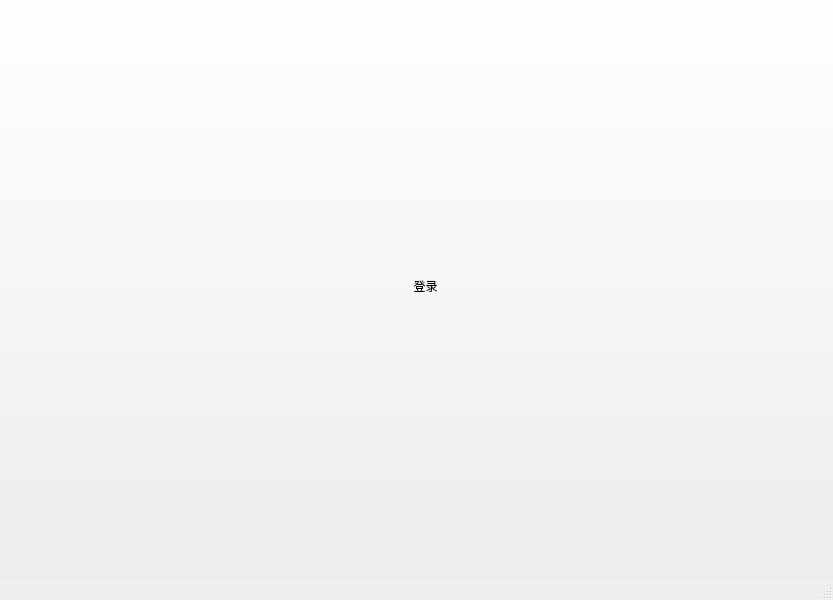
<?xml version="1.0" encoding="UTF-8"?>
<ui version="4.0">
 <class>Explorer</class>
 <widget class="QMainWindow" name="Explorer">
  <property name="geometry">
   <rect>
    <x>0</x>
    <y>0</y>
    <width>833</width>
    <height>600</height>
   </rect>
  </property>
  <property name="windowTitle">
   <string>Explorer</string>
  </property>
  <widget class="QWidget" name="centralwidget">
   <widget class="QLabel" name="label">
    <property name="geometry">
     <rect>
      <x>0</x>
      <y>0</y>
      <width>431</width>
      <height>31</height>
     </rect>
    </property>
    <property name="text">
     <string>WARNING:UBJANG Confidential 任何未经授权的批漏都将导致严重的法律追责。</string>
    </property>
   </widget>
   <widget class="QLabel" name="label_2">
    <property name="geometry">
     <rect>
      <x>430</x>
      <y>0</y>
      <width>241</width>
      <height>31</height>
     </rect>
    </property>
    <property name="text">
     <string>Noname Game:Build O1c Milestone 1 Build</string>
    </property>
   </widget>
   <widget class="QLabel" name="label_3">
    <property name="geometry">
     <rect>
      <x>0</x>
      <y>30</y>
      <width>301</width>
      <height>16</height>
     </rect>
    </property>
    <property name="text">
     <string>仅供用于测试 Flosoft (R) 2020-2021</string>
    </property>
   </widget>
   <widget class="QPushButton" name="pushButton">
    <property name="geometry">
     <rect>
      <x>0</x>
      <y>50</y>
      <width>75</width>
      <height>23</height>
     </rect>
    </property>
    <property name="text">
     <string>显示</string>
    </property>
   </widget>
   <widget class="QPushButton" name="pushButton_2">
    <property name="geometry">
     <rect>
      <x>80</x>
      <y>50</y>
      <width>75</width>
      <height>23</height>
     </rect>
    </property>
    <property name="text">
     <string>隐藏</string>
    </property>
   </widget>
   <widget class="QCommandLinkButton" name="commandLinkButton">
    <property name="geometry">
     <rect>
      <x>10</x>
      <y>80</y>
      <width>172</width>
      <height>41</height>
     </rect>
    </property>
    <property name="text">
     <string>邮件</string>
    </property>
   </widget>
   <widget class="QLabel" name="label_4">
    <property name="geometry">
     <rect>
      <x>150</x>
      <y>160</y>
      <width>31</width>
      <height>16</height>
     </rect>
    </property>
    <property name="text">
     <string>邮件</string>
    </property>
   </widget>
   <widget class="QLabel" name="label_5">
    <property name="geometry">
     <rect>
      <x>270</x>
      <y>180</y>
      <width>111</width>
      <height>16</height>
     </rect>
    </property>
    <property name="text">
     <string>您想执行什么操作？</string>
    </property>
   </widget>
   <widget class="QCommandLinkButton" name="commandLinkButton_2">
    <property name="geometry">
     <rect>
      <x>161</x>
      <y>230</y>
      <width>171</width>
      <height>41</height>
     </rect>
    </property>
    <property name="cursor">
     <cursorShape>ForbiddenCursor</cursorShape>
    </property>
    <property name="text">
     <string>建新邮件</string>
    </property>
   </widget>
   <widget class="QCommandLinkButton" name="commandLinkButton_3">
    <property name="geometry">
     <rect>
      <x>160</x>
      <y>310</y>
      <width>172</width>
      <height>41</height>
     </rect>
    </property>
    <property name="cursor">
     <cursorShape>ArrowCursor</cursorShape>
    </property>
    <property name="text">
     <string>收件箱</string>
    </property>
   </widget>
   <widget class="QPushButton" name="pushButton_3">
    <property name="geometry">
     <rect>
      <x>760</x>
      <y>130</y>
      <width>75</width>
      <height>23</height>
     </rect>
    </property>
    <property name="text">
     <string>关闭邮件</string>
    </property>
   </widget>
   <widget class="QPushButton" name="pushButton_4">
    <property name="geometry">
     <rect>
      <x>340</x>
      <y>240</y>
      <width>75</width>
      <height>23</height>
     </rect>
    </property>
    <property name="text">
     <string>Hi!</string>
    </property>
   </widget>
   <widget class="QPushButton" name="pushButton_5">
    <property name="geometry">
     <rect>
      <x>760</x>
      <y>530</y>
      <width>75</width>
      <height>23</height>
     </rect>
    </property>
    <property name="text">
     <string>关于</string>
    </property>
   </widget>
   <widget class="QLabel" name="label_6">
    <property name="geometry">
     <rect>
      <x>560</x>
      <y>480</y>
      <width>261</width>
      <height>31</height>
     </rect>
    </property>
    <property name="text">
     <string>Operating System/3 1.0 Build 58s:运行于PS/3</string>
    </property>
   </widget>
   <widget class="QPushButton" name="pushButton_6">
    <property name="geometry">
     <rect>
      <x>590</x>
      <y>460</y>
      <width>75</width>
      <height>23</height>
     </rect>
    </property>
    <property name="text">
     <string>关闭</string>
    </property>
   </widget>
   <widget class="QPushButton" name="pushButton_7">
    <property name="geometry">
     <rect>
      <x>340</x>
      <y>290</y>
      <width>75</width>
      <height>23</height>
     </rect>
    </property>
    <property name="cursor">
     <cursorShape>ForbiddenCursor</cursorShape>
    </property>
    <property name="text">
     <string>Other</string>
    </property>
   </widget>
   <widget class="QPushButton" name="pushButton_8">
    <property name="geometry">
     <rect>
      <x>340</x>
      <y>510</y>
      <width>75</width>
      <height>23</height>
     </rect>
    </property>
    <property name="text">
     <string>返回</string>
    </property>
   </widget>
   <widget class="QLabel" name="label_7">
    <property name="geometry">
     <rect>
      <x>560</x>
      <y>510</y>
      <width>231</width>
      <height>16</height>
     </rect>
    </property>
    <property name="text">
     <string>PS/3的Power PC/2架构由Dr.zhang授权</string>
    </property>
   </widget>
   <widget class="QLabel" name="label_8">
    <property name="geometry">
     <rect>
      <x>460</x>
      <y>210</y>
      <width>201</width>
      <height>16</height>
     </rect>
    </property>
    <property name="text">
     <string>Form:Dr.zhan         To Dr.Mu</string>
    </property>
   </widget>
   <widget class="QLabel" name="label_9">
    <property name="geometry">
     <rect>
      <x>460</x>
      <y>240</y>
      <width>81</width>
      <height>16</height>
     </rect>
    </property>
    <property name="text">
     <string>EADXB@qq.com</string>
    </property>
   </widget>
   <widget class="QTextEdit" name="textEdit">
    <property name="geometry">
     <rect>
      <x>460</x>
      <y>260</y>
      <width>261</width>
      <height>71</height>
     </rect>
    </property>
    <property name="html">
     <string>&lt;!DOCTYPE HTML PUBLIC &quot;-//W3C//DTD HTML 4.0//EN&quot; &quot;http://www.w3.org/TR/REC-html40/strict.dtd&quot;&gt;
&lt;html&gt;&lt;head&gt;&lt;meta name=&quot;qrichtext&quot; content=&quot;1&quot; /&gt;&lt;style type=&quot;text/css&quot;&gt;
p, li { white-space: pre-wrap; }
&lt;/style&gt;&lt;/head&gt;&lt;body style=&quot; font-family:'SimSun'; font-size:9pt; font-weight:400; font-style:normal;&quot;&gt;
&lt;p style=&quot; margin-top:0px; margin-bottom:0px; margin-left:0px; margin-right:0px; -qt-block-indent:0; text-indent:0px;&quot;&gt;Hi,Power PC/2架构14纳米CPU的板子已经通过了测试，十分的稳定，但依然无法投入量产，因为废片率高的吓人（10分之6），我目前在改进光刻机的工艺。能这样已经很好了。&lt;/p&gt;&lt;/body&gt;&lt;/html&gt;</string>
    </property>
   </widget>
   <widget class="QLabel" name="label_10">
    <property name="geometry">
     <rect>
      <x>690</x>
      <y>340</y>
      <width>81</width>
      <height>16</height>
     </rect>
    </property>
    <property name="text">
     <string>Dr zhan</string>
    </property>
   </widget>
   <widget class="QPushButton" name="pushButton_9">
    <property name="geometry">
     <rect>
      <x>460</x>
      <y>380</y>
      <width>75</width>
      <height>23</height>
     </rect>
    </property>
    <property name="text">
     <string>返回</string>
    </property>
   </widget>
   <widget class="QPushButton" name="pushButton_10">
    <property name="geometry">
     <rect>
      <x>-10</x>
      <y>-10</y>
      <width>871</width>
      <height>591</height>
     </rect>
    </property>
    <property name="cursor">
     <cursorShape>ArrowCursor</cursorShape>
    </property>
    <property name="text">
     <string>登录</string>
    </property>
   </widget>
  </widget>
  <widget class="QMenuBar" name="menubar">
   <property name="geometry">
    <rect>
     <x>0</x>
     <y>0</y>
     <width>833</width>
     <height>23</height>
    </rect>
   </property>
  </widget>
  <widget class="QStatusBar" name="statusbar"/>
 </widget>
 <resources/>
 <connections>
  <connection>
   <sender>pushButton</sender>
   <signal>clicked()</signal>
   <receiver>label</receiver>
   <slot>show()</slot>
   <hints>
    <hint type="sourcelabel">
     <x>45</x>
     <y>80</y>
    </hint>
    <hint type="destinationlabel">
     <x>33</x>
     <y>42</y>
    </hint>
   </hints>
  </connection>
  <connection>
   <sender>pushButton</sender>
   <signal>clicked()</signal>
   <receiver>label_3</receiver>
   <slot>show()</slot>
   <hints>
    <hint type="sourcelabel">
     <x>57</x>
     <y>86</y>
    </hint>
    <hint type="destinationlabel">
     <x>203</x>
     <y>60</y>
    </hint>
   </hints>
  </connection>
  <connection>
   <sender>pushButton</sender>
   <signal>clicked()</signal>
   <receiver>label_2</receiver>
   <slot>show()</slot>
   <hints>
    <hint type="sourcelabel">
     <x>44</x>
     <y>84</y>
    </hint>
    <hint type="destinationlabel">
     <x>580</x>
     <y>41</y>
    </hint>
   </hints>
  </connection>
  <connection>
   <sender>pushButton_2</sender>
   <signal>clicked()</signal>
   <receiver>label</receiver>
   <slot>hide()</slot>
   <hints>
    <hint type="sourcelabel">
     <x>109</x>
     <y>90</y>
    </hint>
    <hint type="destinationlabel">
     <x>375</x>
     <y>34</y>
    </hint>
   </hints>
  </connection>
  <connection>
   <sender>pushButton_2</sender>
   <signal>clicked()</signal>
   <receiver>label_3</receiver>
   <slot>hide()</slot>
   <hints>
    <hint type="sourcelabel">
     <x>132</x>
     <y>89</y>
    </hint>
    <hint type="destinationlabel">
     <x>269</x>
     <y>58</y>
    </hint>
   </hints>
  </connection>
  <connection>
   <sender>pushButton_2</sender>
   <signal>clicked()</signal>
   <receiver>label_2</receiver>
   <slot>hide()</slot>
   <hints>
    <hint type="sourcelabel">
     <x>89</x>
     <y>83</y>
    </hint>
    <hint type="destinationlabel">
     <x>573</x>
     <y>34</y>
    </hint>
   </hints>
  </connection>
  <connection>
   <sender>commandLinkButton</sender>
   <signal>clicked()</signal>
   <receiver>label_4</receiver>
   <slot>show()</slot>
   <hints>
    <hint type="sourcelabel">
     <x>57</x>
     <y>124</y>
    </hint>
    <hint type="destinationlabel">
     <x>161</x>
     <y>192</y>
    </hint>
   </hints>
  </connection>
  <connection>
   <sender>commandLinkButton</sender>
   <signal>clicked()</signal>
   <receiver>label_5</receiver>
   <slot>show()</slot>
   <hints>
    <hint type="sourcelabel">
     <x>133</x>
     <y>114</y>
    </hint>
    <hint type="destinationlabel">
     <x>325</x>
     <y>211</y>
    </hint>
   </hints>
  </connection>
  <connection>
   <sender>commandLinkButton</sender>
   <signal>clicked()</signal>
   <receiver>commandLinkButton_2</receiver>
   <slot>show()</slot>
   <hints>
    <hint type="sourcelabel">
     <x>43</x>
     <y>119</y>
    </hint>
    <hint type="destinationlabel">
     <x>185</x>
     <y>268</y>
    </hint>
   </hints>
  </connection>
  <connection>
   <sender>commandLinkButton</sender>
   <signal>clicked()</signal>
   <receiver>commandLinkButton_3</receiver>
   <slot>show()</slot>
   <hints>
    <hint type="sourcelabel">
     <x>89</x>
     <y>128</y>
    </hint>
    <hint type="destinationlabel">
     <x>181</x>
     <y>350</y>
    </hint>
   </hints>
  </connection>
  <connection>
   <sender>pushButton_3</sender>
   <signal>clicked()</signal>
   <receiver>label_5</receiver>
   <slot>hide()</slot>
   <hints>
    <hint type="sourcelabel">
     <x>786</x>
     <y>157</y>
    </hint>
    <hint type="destinationlabel">
     <x>314</x>
     <y>213</y>
    </hint>
   </hints>
  </connection>
  <connection>
   <sender>pushButton_3</sender>
   <signal>clicked()</signal>
   <receiver>label_4</receiver>
   <slot>hide()</slot>
   <hints>
    <hint type="sourcelabel">
     <x>763</x>
     <y>162</y>
    </hint>
    <hint type="destinationlabel">
     <x>162</x>
     <y>189</y>
    </hint>
   </hints>
  </connection>
  <connection>
   <sender>pushButton_3</sender>
   <signal>clicked()</signal>
   <receiver>commandLinkButton_2</receiver>
   <slot>hide()</slot>
   <hints>
    <hint type="sourcelabel">
     <x>770</x>
     <y>171</y>
    </hint>
    <hint type="destinationlabel">
     <x>225</x>
     <y>266</y>
    </hint>
   </hints>
  </connection>
  <connection>
   <sender>pushButton_3</sender>
   <signal>clicked()</signal>
   <receiver>commandLinkButton_3</receiver>
   <slot>hide()</slot>
   <hints>
    <hint type="sourcelabel">
     <x>821</x>
     <y>159</y>
    </hint>
    <hint type="destinationlabel">
     <x>226</x>
     <y>339</y>
    </hint>
   </hints>
  </connection>
  <connection>
   <sender>commandLinkButton</sender>
   <signal>clicked()</signal>
   <receiver>pushButton_3</receiver>
   <slot>show()</slot>
   <hints>
    <hint type="sourcelabel">
     <x>108</x>
     <y>131</y>
    </hint>
    <hint type="destinationlabel">
     <x>800</x>
     <y>165</y>
    </hint>
   </hints>
  </connection>
  <connection>
   <sender>pushButton_3</sender>
   <signal>clicked()</signal>
   <receiver>pushButton_3</receiver>
   <slot>hide()</slot>
   <hints>
    <hint type="sourcelabel">
     <x>810</x>
     <y>170</y>
    </hint>
    <hint type="destinationlabel">
     <x>783</x>
     <y>173</y>
    </hint>
   </hints>
  </connection>
  <connection>
   <sender>pushButton_6</sender>
   <signal>clicked()</signal>
   <receiver>label_6</receiver>
   <slot>hide()</slot>
   <hints>
    <hint type="sourcelabel">
     <x>625</x>
     <y>491</y>
    </hint>
    <hint type="destinationlabel">
     <x>756</x>
     <y>519</y>
    </hint>
   </hints>
  </connection>
  <connection>
   <sender>pushButton_6</sender>
   <signal>clicked()</signal>
   <receiver>pushButton_6</receiver>
   <slot>hide()</slot>
   <hints>
    <hint type="sourcelabel">
     <x>654</x>
     <y>487</y>
    </hint>
    <hint type="destinationlabel">
     <x>606</x>
     <y>485</y>
    </hint>
   </hints>
  </connection>
  <connection>
   <sender>commandLinkButton_3</sender>
   <signal>clicked()</signal>
   <receiver>pushButton_4</receiver>
   <slot>show()</slot>
   <hints>
    <hint type="sourcelabel">
     <x>272</x>
     <y>353</y>
    </hint>
    <hint type="destinationlabel">
     <x>368</x>
     <y>280</y>
    </hint>
   </hints>
  </connection>
  <connection>
   <sender>commandLinkButton_3</sender>
   <signal>clicked()</signal>
   <receiver>pushButton_7</receiver>
   <slot>show()</slot>
   <hints>
    <hint type="sourcelabel">
     <x>278</x>
     <y>354</y>
    </hint>
    <hint type="destinationlabel">
     <x>388</x>
     <y>328</y>
    </hint>
   </hints>
  </connection>
  <connection>
   <sender>pushButton_8</sender>
   <signal>clicked()</signal>
   <receiver>pushButton_7</receiver>
   <slot>hide()</slot>
   <hints>
    <hint type="sourcelabel">
     <x>392</x>
     <y>533</y>
    </hint>
    <hint type="destinationlabel">
     <x>392</x>
     <y>330</y>
    </hint>
   </hints>
  </connection>
  <connection>
   <sender>pushButton_8</sender>
   <signal>clicked()</signal>
   <receiver>pushButton_4</receiver>
   <slot>hide()</slot>
   <hints>
    <hint type="sourcelabel">
     <x>358</x>
     <y>542</y>
    </hint>
    <hint type="destinationlabel">
     <x>382</x>
     <y>267</y>
    </hint>
   </hints>
  </connection>
  <connection>
   <sender>pushButton_6</sender>
   <signal>clicked()</signal>
   <receiver>label_7</receiver>
   <slot>hide()</slot>
   <hints>
    <hint type="sourcelabel">
     <x>595</x>
     <y>494</y>
    </hint>
    <hint type="destinationlabel">
     <x>584</x>
     <y>544</y>
    </hint>
   </hints>
  </connection>
  <connection>
   <sender>pushButton_5</sender>
   <signal>clicked()</signal>
   <receiver>label_7</receiver>
   <slot>show()</slot>
   <hints>
    <hint type="sourcelabel">
     <x>813</x>
     <y>558</y>
    </hint>
    <hint type="destinationlabel">
     <x>653</x>
     <y>548</y>
    </hint>
   </hints>
  </connection>
  <connection>
   <sender>pushButton_5</sender>
   <signal>clicked()</signal>
   <receiver>label_6</receiver>
   <slot>show()</slot>
   <hints>
    <hint type="sourcelabel">
     <x>774</x>
     <y>560</y>
    </hint>
    <hint type="destinationlabel">
     <x>717</x>
     <y>515</y>
    </hint>
   </hints>
  </connection>
  <connection>
   <sender>pushButton_8</sender>
   <signal>clicked()</signal>
   <receiver>pushButton_8</receiver>
   <slot>hide()</slot>
   <hints>
    <hint type="sourcelabel">
     <x>397</x>
     <y>543</y>
    </hint>
    <hint type="destinationlabel">
     <x>363</x>
     <y>541</y>
    </hint>
   </hints>
  </connection>
  <connection>
   <sender>commandLinkButton_3</sender>
   <signal>clicked()</signal>
   <receiver>pushButton_8</receiver>
   <slot>show()</slot>
   <hints>
    <hint type="sourcelabel">
     <x>257</x>
     <y>354</y>
    </hint>
    <hint type="destinationlabel">
     <x>356</x>
     <y>539</y>
    </hint>
   </hints>
  </connection>
  <connection>
   <sender>pushButton_5</sender>
   <signal>clicked()</signal>
   <receiver>pushButton_6</receiver>
   <slot>show()</slot>
   <hints>
    <hint type="sourcelabel">
     <x>774</x>
     <y>564</y>
    </hint>
    <hint type="destinationlabel">
     <x>636</x>
     <y>498</y>
    </hint>
   </hints>
  </connection>
  <connection>
   <sender>pushButton_3</sender>
   <signal>clicked()</signal>
   <receiver>pushButton_4</receiver>
   <slot>hide()</slot>
   <hints>
    <hint type="sourcelabel">
     <x>826</x>
     <y>162</y>
    </hint>
    <hint type="destinationlabel">
     <x>396</x>
     <y>278</y>
    </hint>
   </hints>
  </connection>
  <connection>
   <sender>pushButton_3</sender>
   <signal>clicked()</signal>
   <receiver>pushButton_7</receiver>
   <slot>hide()</slot>
   <hints>
    <hint type="sourcelabel">
     <x>801</x>
     <y>167</y>
    </hint>
    <hint type="destinationlabel">
     <x>394</x>
     <y>330</y>
    </hint>
   </hints>
  </connection>
  <connection>
   <sender>pushButton_9</sender>
   <signal>clicked()</signal>
   <receiver>textEdit</receiver>
   <slot>hide()</slot>
   <hints>
    <hint type="sourcelabel">
     <x>481</x>
     <y>408</y>
    </hint>
    <hint type="destinationlabel">
     <x>557</x>
     <y>334</y>
    </hint>
   </hints>
  </connection>
  <connection>
   <sender>pushButton_9</sender>
   <signal>clicked()</signal>
   <receiver>label_10</receiver>
   <slot>hide()</slot>
   <hints>
    <hint type="sourcelabel">
     <x>507</x>
     <y>410</y>
    </hint>
    <hint type="destinationlabel">
     <x>710</x>
     <y>366</y>
    </hint>
   </hints>
  </connection>
  <connection>
   <sender>pushButton_9</sender>
   <signal>clicked()</signal>
   <receiver>label_8</receiver>
   <slot>hide()</slot>
   <hints>
    <hint type="sourcelabel">
     <x>474</x>
     <y>411</y>
    </hint>
    <hint type="destinationlabel">
     <x>496</x>
     <y>237</y>
    </hint>
   </hints>
  </connection>
  <connection>
   <sender>pushButton_9</sender>
   <signal>clicked()</signal>
   <receiver>label_9</receiver>
   <slot>hide()</slot>
   <hints>
    <hint type="sourcelabel">
     <x>480</x>
     <y>413</y>
    </hint>
    <hint type="destinationlabel">
     <x>489</x>
     <y>266</y>
    </hint>
   </hints>
  </connection>
  <connection>
   <sender>pushButton_4</sender>
   <signal>clicked()</signal>
   <receiver>label_8</receiver>
   <slot>show()</slot>
   <hints>
    <hint type="sourcelabel">
     <x>398</x>
     <y>272</y>
    </hint>
    <hint type="destinationlabel">
     <x>550</x>
     <y>237</y>
    </hint>
   </hints>
  </connection>
  <connection>
   <sender>pushButton_4</sender>
   <signal>clicked()</signal>
   <receiver>label_9</receiver>
   <slot>show()</slot>
   <hints>
    <hint type="sourcelabel">
     <x>351</x>
     <y>276</y>
    </hint>
    <hint type="destinationlabel">
     <x>481</x>
     <y>272</y>
    </hint>
   </hints>
  </connection>
  <connection>
   <sender>pushButton_4</sender>
   <signal>clicked()</signal>
   <receiver>textEdit</receiver>
   <slot>show()</slot>
   <hints>
    <hint type="sourcelabel">
     <x>347</x>
     <y>275</y>
    </hint>
    <hint type="destinationlabel">
     <x>519</x>
     <y>333</y>
    </hint>
   </hints>
  </connection>
  <connection>
   <sender>pushButton_4</sender>
   <signal>clicked()</signal>
   <receiver>pushButton_9</receiver>
   <slot>show()</slot>
   <hints>
    <hint type="sourcelabel">
     <x>407</x>
     <y>273</y>
    </hint>
    <hint type="destinationlabel">
     <x>461</x>
     <y>413</y>
    </hint>
   </hints>
  </connection>
  <connection>
   <sender>pushButton_4</sender>
   <signal>clicked()</signal>
   <receiver>label_10</receiver>
   <slot>show()</slot>
   <hints>
    <hint type="sourcelabel">
     <x>399</x>
     <y>272</y>
    </hint>
    <hint type="destinationlabel">
     <x>714</x>
     <y>372</y>
    </hint>
   </hints>
  </connection>
  <connection>
   <sender>pushButton_9</sender>
   <signal>clicked()</signal>
   <receiver>pushButton_9</receiver>
   <slot>hide()</slot>
   <hints>
    <hint type="sourcelabel">
     <x>468</x>
     <y>417</y>
    </hint>
    <hint type="destinationlabel">
     <x>476</x>
     <y>417</y>
    </hint>
   </hints>
  </connection>
  <connection>
   <sender>pushButton_8</sender>
   <signal>clicked()</signal>
   <receiver>textEdit</receiver>
   <slot>hide()</slot>
   <hints>
    <hint type="sourcelabel">
     <x>411</x>
     <y>544</y>
    </hint>
    <hint type="destinationlabel">
     <x>646</x>
     <y>332</y>
    </hint>
   </hints>
  </connection>
  <connection>
   <sender>pushButton_8</sender>
   <signal>clicked()</signal>
   <receiver>pushButton_9</receiver>
   <slot>hide()</slot>
   <hints>
    <hint type="sourcelabel">
     <x>389</x>
     <y>541</y>
    </hint>
    <hint type="destinationlabel">
     <x>503</x>
     <y>418</y>
    </hint>
   </hints>
  </connection>
  <connection>
   <sender>pushButton_8</sender>
   <signal>clicked()</signal>
   <receiver>label_10</receiver>
   <slot>hide()</slot>
   <hints>
    <hint type="sourcelabel">
     <x>348</x>
     <y>539</y>
    </hint>
    <hint type="destinationlabel">
     <x>734</x>
     <y>368</y>
    </hint>
   </hints>
  </connection>
  <connection>
   <sender>pushButton_8</sender>
   <signal>clicked()</signal>
   <receiver>label_8</receiver>
   <slot>hide()</slot>
   <hints>
    <hint type="sourcelabel">
     <x>373</x>
     <y>541</y>
    </hint>
    <hint type="destinationlabel">
     <x>475</x>
     <y>245</y>
    </hint>
   </hints>
  </connection>
  <connection>
   <sender>pushButton_8</sender>
   <signal>clicked()</signal>
   <receiver>label_9</receiver>
   <slot>hide()</slot>
   <hints>
    <hint type="sourcelabel">
     <x>366</x>
     <y>547</y>
    </hint>
    <hint type="destinationlabel">
     <x>469</x>
     <y>268</y>
    </hint>
   </hints>
  </connection>
  <connection>
   <sender>pushButton_10</sender>
   <signal>clicked()</signal>
   <receiver>pushButton_10</receiver>
   <slot>hide()</slot>
   <hints>
    <hint type="sourcelabel">
     <x>287</x>
     <y>563</y>
    </hint>
    <hint type="destinationlabel">
     <x>515</x>
     <y>563</y>
    </hint>
   </hints>
  </connection>
  <connection>
   <sender>pushButton_10</sender>
   <signal>clicked()</signal>
   <receiver>textEdit</receiver>
   <slot>hide()</slot>
   <hints>
    <hint type="sourcelabel">
     <x>390</x>
     <y>563</y>
    </hint>
    <hint type="destinationlabel">
     <x>590</x>
     <y>318</y>
    </hint>
   </hints>
  </connection>
  <connection>
   <sender>pushButton_10</sender>
   <signal>clicked()</signal>
   <receiver>label_10</receiver>
   <slot>hide()</slot>
   <hints>
    <hint type="sourcelabel">
     <x>365</x>
     <y>656</y>
    </hint>
    <hint type="destinationlabel">
     <x>730</x>
     <y>370</y>
    </hint>
   </hints>
  </connection>
  <connection>
   <sender>pushButton_10</sender>
   <signal>clicked()</signal>
   <receiver>label_2</receiver>
   <slot>hide()</slot>
   <hints>
    <hint type="sourcelabel">
     <x>365</x>
     <y>656</y>
    </hint>
    <hint type="destinationlabel">
     <x>550</x>
     <y>38</y>
    </hint>
   </hints>
  </connection>
  <connection>
   <sender>pushButton_10</sender>
   <signal>clicked()</signal>
   <receiver>label</receiver>
   <slot>hide()</slot>
   <hints>
    <hint type="sourcelabel">
     <x>15</x>
     <y>741</y>
    </hint>
    <hint type="destinationlabel">
     <x>194</x>
     <y>49</y>
    </hint>
   </hints>
  </connection>
  <connection>
   <sender>pushButton_10</sender>
   <signal>clicked()</signal>
   <receiver>label_3</receiver>
   <slot>hide()</slot>
   <hints>
    <hint type="sourcelabel">
     <x>22</x>
     <y>798</y>
    </hint>
    <hint type="destinationlabel">
     <x>231</x>
     <y>64</y>
    </hint>
   </hints>
  </connection>
  <connection>
   <sender>pushButton_10</sender>
   <signal>clicked()</signal>
   <receiver>label_5</receiver>
   <slot>hide()</slot>
   <hints>
    <hint type="sourcelabel">
     <x>142</x>
     <y>754</y>
    </hint>
    <hint type="destinationlabel">
     <x>342</x>
     <y>209</y>
    </hint>
   </hints>
  </connection>
  <connection>
   <sender>pushButton_10</sender>
   <signal>clicked()</signal>
   <receiver>label_8</receiver>
   <slot>hide()</slot>
   <hints>
    <hint type="sourcelabel">
     <x>441</x>
     <y>563</y>
    </hint>
    <hint type="destinationlabel">
     <x>572</x>
     <y>245</y>
    </hint>
   </hints>
  </connection>
  <connection>
   <sender>pushButton_10</sender>
   <signal>clicked()</signal>
   <receiver>label_9</receiver>
   <slot>hide()</slot>
   <hints>
    <hint type="sourcelabel">
     <x>408</x>
     <y>786</y>
    </hint>
    <hint type="destinationlabel">
     <x>513</x>
     <y>265</y>
    </hint>
   </hints>
  </connection>
  <connection>
   <sender>pushButton_10</sender>
   <signal>clicked()</signal>
   <receiver>textEdit</receiver>
   <slot>hide()</slot>
   <hints>
    <hint type="sourcelabel">
     <x>625</x>
     <y>788</y>
    </hint>
    <hint type="destinationlabel">
     <x>666</x>
     <y>296</y>
    </hint>
   </hints>
  </connection>
  <connection>
   <sender>pushButton_10</sender>
   <signal>clicked()</signal>
   <receiver>commandLinkButton_2</receiver>
   <slot>hide()</slot>
   <hints>
    <hint type="sourcelabel">
     <x>155</x>
     <y>563</y>
    </hint>
    <hint type="destinationlabel">
     <x>321</x>
     <y>285</y>
    </hint>
   </hints>
  </connection>
  <connection>
   <sender>pushButton_10</sender>
   <signal>clicked()</signal>
   <receiver>pushButton_9</receiver>
   <slot>hide()</slot>
   <hints>
    <hint type="sourcelabel">
     <x>458</x>
     <y>563</y>
    </hint>
    <hint type="destinationlabel">
     <x>521</x>
     <y>412</y>
    </hint>
   </hints>
  </connection>
  <connection>
   <sender>pushButton_10</sender>
   <signal>clicked()</signal>
   <receiver>pushButton_4</receiver>
   <slot>hide()</slot>
   <hints>
    <hint type="sourcelabel">
     <x>395</x>
     <y>563</y>
    </hint>
    <hint type="destinationlabel">
     <x>384</x>
     <y>283</y>
    </hint>
   </hints>
  </connection>
  <connection>
   <sender>pushButton_10</sender>
   <signal>clicked()</signal>
   <receiver>pushButton_7</receiver>
   <slot>hide()</slot>
   <hints>
    <hint type="sourcelabel">
     <x>256</x>
     <y>563</y>
    </hint>
    <hint type="destinationlabel">
     <x>375</x>
     <y>320</y>
    </hint>
   </hints>
  </connection>
  <connection>
   <sender>pushButton_10</sender>
   <signal>clicked()</signal>
   <receiver>pushButton_3</receiver>
   <slot>hide()</slot>
   <hints>
    <hint type="sourcelabel">
     <x>508</x>
     <y>563</y>
    </hint>
    <hint type="destinationlabel">
     <x>799</x>
     <y>171</y>
    </hint>
   </hints>
  </connection>
  <connection>
   <sender>pushButton_10</sender>
   <signal>clicked()</signal>
   <receiver>label_4</receiver>
   <slot>hide()</slot>
   <hints>
    <hint type="sourcelabel">
     <x>88</x>
     <y>563</y>
    </hint>
    <hint type="destinationlabel">
     <x>174</x>
     <y>194</y>
    </hint>
   </hints>
  </connection>
  <connection>
   <sender>pushButton_10</sender>
   <signal>clicked()</signal>
   <receiver>label_5</receiver>
   <slot>hide()</slot>
   <hints>
    <hint type="sourcelabel">
     <x>230</x>
     <y>563</y>
    </hint>
    <hint type="destinationlabel">
     <x>343</x>
     <y>208</y>
    </hint>
   </hints>
  </connection>
  <connection>
   <sender>pushButton_10</sender>
   <signal>clicked()</signal>
   <receiver>commandLinkButton_3</receiver>
   <slot>hide()</slot>
   <hints>
    <hint type="sourcelabel">
     <x>42</x>
     <y>563</y>
    </hint>
    <hint type="destinationlabel">
     <x>189</x>
     <y>340</y>
    </hint>
   </hints>
  </connection>
  <connection>
   <sender>pushButton_10</sender>
   <signal>clicked()</signal>
   <receiver>pushButton_6</receiver>
   <slot>hide()</slot>
   <hints>
    <hint type="sourcelabel">
     <x>717</x>
     <y>825</y>
    </hint>
    <hint type="destinationlabel">
     <x>612</x>
     <y>492</y>
    </hint>
   </hints>
  </connection>
  <connection>
   <sender>pushButton_10</sender>
   <signal>clicked()</signal>
   <receiver>label_6</receiver>
   <slot>hide()</slot>
   <hints>
    <hint type="sourcelabel">
     <x>749</x>
     <y>846</y>
    </hint>
    <hint type="destinationlabel">
     <x>725</x>
     <y>509</y>
    </hint>
   </hints>
  </connection>
  <connection>
   <sender>pushButton_10</sender>
   <signal>clicked()</signal>
   <receiver>label_7</receiver>
   <slot>hide()</slot>
   <hints>
    <hint type="sourcelabel">
     <x>663</x>
     <y>830</y>
    </hint>
    <hint type="destinationlabel">
     <x>673</x>
     <y>547</y>
    </hint>
   </hints>
  </connection>
  <connection>
   <sender>pushButton_10</sender>
   <signal>clicked()</signal>
   <receiver>pushButton_8</receiver>
   <slot>hide()</slot>
   <hints>
    <hint type="sourcelabel">
     <x>249</x>
     <y>974</y>
    </hint>
    <hint type="destinationlabel">
     <x>363</x>
     <y>542</y>
    </hint>
   </hints>
  </connection>
  <connection>
   <sender>pushButton_3</sender>
   <signal>clicked()</signal>
   <receiver>pushButton_8</receiver>
   <slot>hide()</slot>
   <hints>
    <hint type="sourcelabel">
     <x>777</x>
     <y>158</y>
    </hint>
    <hint type="destinationlabel">
     <x>385</x>
     <y>547</y>
    </hint>
   </hints>
  </connection>
 </connections>
</ui>
